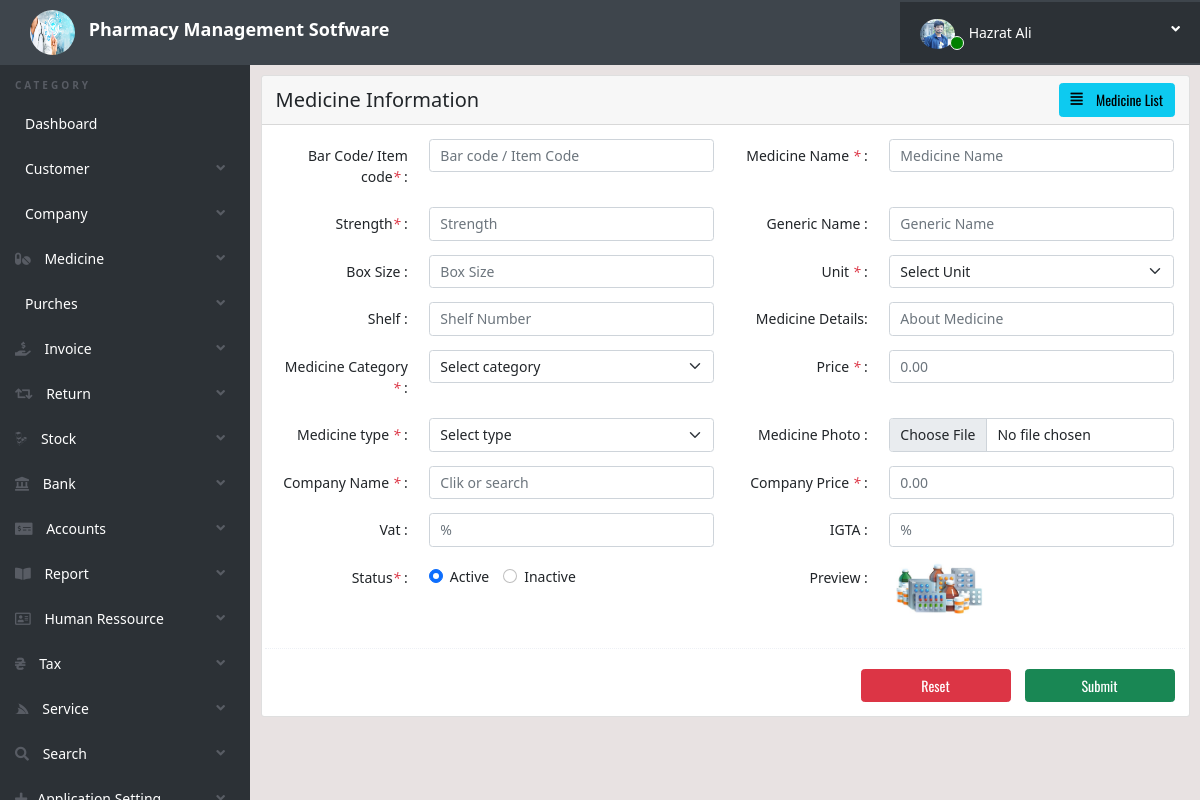
Screenshot of /medicine_add.php (signed in) with the database file from the repository.
### tables this page shows
CREATE TABLE `user_info` (
  `ID` int(11) NOT NULL,
  `UserId` varchar(20) NOT NULL,
  `NidNumber` varchar(40) NOT NULL,
  `Name` varchar(40) NOT NULL,
  `FName` varchar(40) NOT NULL,
  `MName` varchar(404) NOT NULL,
  `Phone1` varchar(40) NOT NULL,
  `Phone2` varchar(40) NOT NULL,
  `Email1` varchar(40) NOT NULL,
  `Email2` varchar(40) NOT NULL,
  `Address` text NOT NULL,
  `Photo` varchar(40) NOT NULL,
  `Date` timestamp NOT NULL DEFAULT current_timestamp() ON UPDATE current_timestamp(),
  `Status` int(2) NOT NULL
);

### medicine_add.php (the view, shortened to what this page needs)
<?php
include('includes/config.php');
	?>
	<!doctype html>
	<html lang="en" class="no-js">
	<head>
		<link rel="stylesheet" href="https://pro.fontawesome.com/releases/v5.10.0/css/all.css"/>
		<link href="https://cdn.jsdelivr.net/npm/bootstrap@5.1.3/dist/css/bootstrap.min.css" rel="stylesheet">
		<link rel="stylesheet" href="css/dataTables.bootstrap.min.css">
		<link rel="stylesheet" href="css/bootstrap-social.css">
		<link rel="stylesheet" href="css/bootstrap-select.css">
		<link rel="stylesheet" href="css/fileinput.min.css">
		<link rel="stylesheet" href="css/awesome-bootstrap-checkbox.css">
		<link rel="stylesheet" href="css/style.css">
		<link href="https://cdnjs.cloudflare.com/ajax/libs/typicons/2.1.2/typicons.min.css" rel="stylesheet">
	</head>
	<body>
		<?php include('includes/header.php');?>
		<div class="ts-main-content">
		<?php include('includes/leftbar.php');?>
			<div class="content-wrapper">
				<div class="container-fluid">
					<div class="row">
						<div class="col-md-12">
							<div class="row">
								<div class="col-md-12">
									<div class="card" style="width: 100%;">
										<div class="card-header d-flex justify-content-between align-items-center h-100px">
		  									<div style="font-size: 20px; " class="bg-primary;">
												Medicine Information
											</div>
											<div >
												<a href="medicine_list.php"><button type="button" class="btn btn-info"><i class="fas fa-align-justify mr-2" style="margin-right: 10px;"></i> Medicine List</button></a>
											</div>
										</div>
										<div class="card-body">
											<form method="post" class="row" enctype="multipart/form-data" onsubmit="return" >
												<div class="col-md-6">
													<div class="row mb-3">
														<label for="" class="col-sm-4 col-form-label text-start text-sm-end">Bar Code/ Item code<i class="text-danger">* </i> : </label>
														<div class="col-sm-8">
														<input type="text" class="form-control" name="barcode" placeholder="Bar code / Item Code" required>
														</div>
													</div>
												</div>
												<div class="col-md-6">
													<div class="row mb-3">
														<label for="" class="col-sm-4 col-form-label text-start text-sm-end">Medicine Name <i class="text-danger">* </i>:</label>
														<div class="col-sm-8">
														<input type="text" class="form-control" name="medicinename" placeholder="Medicine Name" required>
														</div>
													</div>
												</div>
												<div class="col-md-6">
													<div class="row mb-3">
														<label for="" class="col-sm-4 col-form-label text-start text-sm-end">Strength<i class="text-danger">* </i> : </label>
														<div class="col-sm-8">
														<input type="text" class="form-control" name="strength" placeholder="Strength" required>
														</div>
													</div>
												</div>
												<div class="col-md-6">
													<div class="row mb-3">
														<label for="" class="col-sm-4 col-form-label text-start text-sm-end">Generic Name :</label>
														<div class="col-sm-8">
														<input type="text" class="form-control" name="genericname" placeholder="Generic Name">
														</div>
													</div>
												</div>
												<div class="col-md-6">
													<div class="row mb-3">
													<label for="" class="col-sm-4 col-form-label text-start text-sm-end">Box Size :</label>
														<div class="col-sm-8">
														<input type="text" class="form-control" name="boxsize" placeholder="Box Size">
														</div>
													</div>
												</div>
												<div class="col-md-6">
													<div class="row mb-3">
														<label for="" class="col-sm-4 col-form-label text-start text-sm-end">Unit <i class="text-danger">* </i>:</label>
														<div class="col-sm-8">
															<select name="unit" class="form-control form-select form-select-md" required>
																<option value="" Disabled selected class="">Select Unit</option>
															</select>
														</div>
													</div>
												</div>
												<div class="col-md-6">
													<div class="row mb-3">
														<label for="" class="col-sm-4 col-form-label text-start text-sm-end">Shelf :</label>
														<div class="col-sm-8">
														<input type="text" class="form-control" name="shelf" placeholder="Shelf Number">
														</div>
													</div>
												</div>
												<div class="col-md-6">
													<div class="row mb-3">
														<label for="" class="col-sm-4 col-form-label text-start text-sm-end">Medicine Details:</label>
														<div class="col-sm-8">
														<textarea style="resize: none;" class="form-control" name="medicinedetails" placeholder="About Medicine" rows="1"></textarea>
														</div>
													</div>
												</div>
												<div class="col-md-6">
													<div class="row mb-3">
														<label for="" class="col-sm-4 col-form-label text-start text-sm-end">Medicine Category <i class="text-danger">* </i>:</label>
														<div class="col-sm-8">
															<select name="category" class="form-control form-select form-select-md " required>
																<option value="" Disabled selected class="">Select category</option>
															</select>
														</div>
													</div>
												</div>
												<div class="col-md-6">
													<div class="row mb-3">
														<label for="" class="col-sm-4 col-form-label text-start text-sm-end">Price <i class="text-danger">* </i>:</label>
														<div class="col-sm-8">
														<input type="float" name="price" class="form-control" id="" placeholder="0.00" required>
														</div>
													</div>
												</div>
												<div class="col-md-6">
													<div class="row mb-3">
														<label for="" class="col-sm-4 col-form-label text-start text-sm-end">Medicine type <i class="text-danger">* </i>:</label>
														<div class="col-sm-8">
															<select name="medicinetype" class="form-control form-select form-select-md" required>
																<option value="" Disabled selected class="">Select type</option>
															</select>
														</div>
													</div>
												</div>
												<div class="col-md-6">
													<div class="row mb-3">
														<label for="" class="col-sm-4 col-form-label text-start text-sm-end">Medicine Photo :</label>
														<div class="col-sm-8">
														<input type="file" class="form-control" name="medicinephoto">
														</div>
													</div>
												</div>
												<div class="col-md-6">
													<div class="row mb-3">
														<label for="" class="col-sm-4 col-form-label text-start text-sm-end">Company Name <i class="text-danger">* </i>:</label>
														<div class="col-sm-8">
														<input name="companyname" class="form-control" list="datalistOptions" id="exampleDataList" placeholder="Clik or search">
														</div>
													</div>
												</div>
												<div class="col-md-6">
													<div class="row mb-3">
														<label for="" class="col-sm-4 col-form-label text-start text-sm-end">Company Price <i class="text-danger">* </i>:</label>
														<div class="col-sm-8">
														<input type="float" name="companyprice" class="form-control" id="" placeholder="0.00" required>
														</div>
													</div>
												</div>
												<div class="col-md-6">
													<div class="row mb-3">
														<label for="" class="col-sm-4 col-form-label text-start text-sm-end">Vat :</label>
														<div class="col-sm-8">
														<input type="text" class="form-control" name="vat" placeholder="%">
														</div>
													</div>
												</div>
												<div class="col-md-6">
													<div class="row mb-3">
														<label for="" class="col-sm-4 col-form-label text-start text-sm-end">IGTA :</label>
														<div class="col-sm-8">
														<input type="text" class="form-control" name="igta" placeholder="%">
														</div>
													</div>
												</div>
												<div class="col-md-6">
													<div class="row mb-3">
														<label for="" class="col-sm-4 col-form-label text-start text-sm-end">Status<i class="text-danger">* </i> :</label>
														<div class="col-sm-8 d-flex align-items-center">
															<div class="form-check form-check-inline">
																<input class="form-check-input" checked type="radio" value="1" name="radio_value" id="inlineRadio1" value="option1">
																<label class="form-check-label" for="inlineRadio1">Active</label>
															</div>
															<div class="form-check form-check-inline">
																<input class="form-check-input" type="radio" value="0" name="radio_value" id="inlineRadio2" value="option2">
																<label class="form-check-label" for="inlineRadio2">Inactive</label>
															</div>
														</div>
													</div>
												</div>
												<div class="col-md-6">
													<div class="row mb-3">
														<label for="inputPassword3" class="col-sm-4 col-form-label text-start text-sm-end">Preview :</label>
														<div class="col-sm-8">
															<img src="img/medicine-demo.jpg"  width="100px" alt="medicine-demo-pic">
														</div>
													</div>
												</div>
												<div class="hr-dashed"></div>
													<div class="col-md-12">
														<div class="d-grid gap-2 d-md-flex d-sm-flex justify-content-md-end justify-content-sm-end justify-content-lg-end">
															<button style="min-width: 150px;" class="btn btn-danger me-md-2" type="reset">Reset</button>
															<button style="min-width: 150px;" class="btn btn-success" type="submit" name="submit" >Submit</button>
														</div>
												</div>
											</form>
										</div>
									</div>
								</div>
							</div>
						</div>
					</div>
				</div>
			</div>
		</div>
	</body>
	</html>

### includes/header.php (shortened to what this page needs)
<?php
	$userId= $_SESSION['alogin'];
	$sql = "SELECT user_info.Name, user_info.Photo, admin.UserName,admin.Position, admin.ActiveStatus FROM user_info
	INNER JOIN admin ON admin.UserId = user_info.UserId WHERE admin.UserId=:userid";
	$query = $dbh -> prepare($sql);
	$query->bindParam(':userid',$userId,PDO::PARAM_STR);
	$query->execute();
	$result=$query->fetch(PDO::FETCH_OBJ);
?>
<div class="brand d-flex justify-content-between align-items-center">
	<div class="">
		<img class="brand-logo" src="./img/pms.jpg" alt="">
		<a  href="dashboard.php" style=" font-size:large;" class="title d-none d-md-inline-block d-lg-inline-block d-xl-inline-block d-xxl-inline-block" >Pharmacy Management Sotfware </a>
		</div>
		<ul class="ts-profile-nav">
			<li class="ts-account">
				<a type="button" class=" position-relative">
				<img src="./UserPhoto/<?php echo $result->Photo ?>" class="ts-avatar hidden-side" alt=""> <?php echo $result->Name?> <i class="fa fa-angle-down hidden-side"></i>
					<span style="margin-left: -82px; margin-top:14px; padding:6px" class="position-absolute active-status border border-light rounded-circle">
					</span>
				</a>
			</li>
		</ul>
	</div>

### css/style.css (style rules this page uses)
html { font-size: 14px; }
@media only screen and (min-width: 480px) { html { font-size: 17px; } }
@media only screen and (min-width: 768px) { html { font-size: 14px; } }
* { scroll-behavior: smooth; }
body { font-size: 1em; background-color: rgba(223, 214, 214, 0.7); }
a { color: #37a6c4; }
.btn { font-family: 'Oswald', sans-serif; }
.btn i { position: relative; top: -2px; }
.hr-dashed { background-color: transparent; border-top: 1px dotted #edf0f5; color: transparent; height: 1px; margin: 20px 0; }
ul, li { margin: 0; padding: 0; list-style: none; }
.btn { text-transform: none; }
.brand { background: #3e454c; position: relative; z-index: 35; position: fixed; width: 100%; top: 0px; }
.title { text-decoration: none; color: white; font-weight: bold; font-size: 20px; }
.brand-logo { margin-left: 20px; width: 65px; height: 65px; padding: 10px; border-radius: 50%; }
.brand .ts-profile-nav { float: right; display: none; }
.brand .ts-profile-nav li { float: left; position: relative; }
.brand .ts-profile-nav li a { display: block; padding: 20px; color: #fff; }
.brand .ts-profile-nav .ts-account .fa-angle-down { float: right; }
.brand .ts-profile-nav .ts-account > a { width: 300px; text-decoration: none; background: #2c3136; }
.brand .ts-profile-nav .ts-account .ts-avatar { border-radius: 50%; height: 30px; width: 35px; margin: -10px 0; text-align: right; margin-right: 10px; }
@media only screen and (min-width: 992px) { .brand .ts-profile-nav { display: block; } }
.ts-main-content .content-wrapper { padding-top: 15px; margin-top: 60px; }
@media only screen and (min-width: 992px) { .ts-main-content .content-wrapper { margin-left: 250px; } }

### includes/header.php (style rules this page uses)
.active-status { background-color: green; }

### rows the page displays
user_info: Photo (picture), Name "Hazrat Ali"
